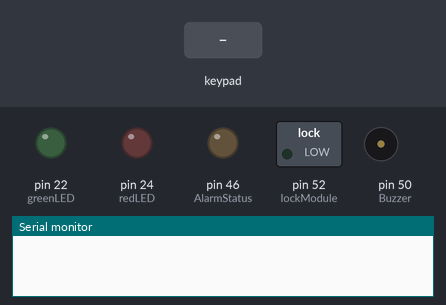
Recording of a sketch running on a simulated Arduino Mega 2560, built with avr-gcc and run on an emulated ATmega2560. On the bench: switched loads named in the sketch (green lamp = pin HIGH), output pins drawn as LEDs (lit = HIGH), buzzer (waves = sounding, pin HIGH), the last lines printed to the serial monitor. The test bench sets the inputs (shaded band). Pins used as bus, display or sensor lines are not drawn.

Above: at 1.2 s.
1.3 s: keypad keys 1 2 3 A pressed 0.4 s apart
At 3.8 s:
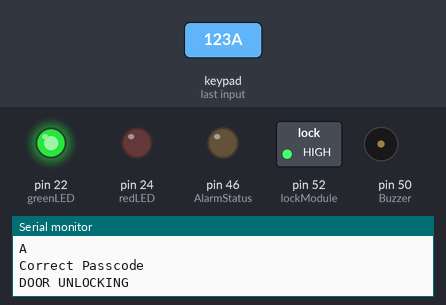
4.4 s: keypad keys 1 2 3 A # pressed 0.4 s apart
At 6.0 s:
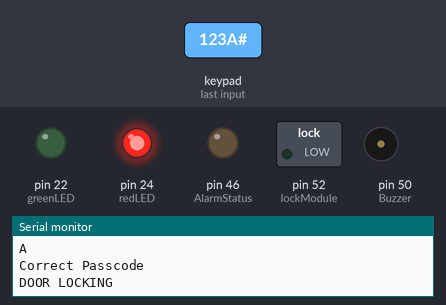
7.9 s: key 'B' pressed
9.4 s: key 'C' pressed
10.9 s: key '1' pressed
12.4 s: keypad keys 1 2 3 A * pressed 0.4 s apart
At 14.7 s:
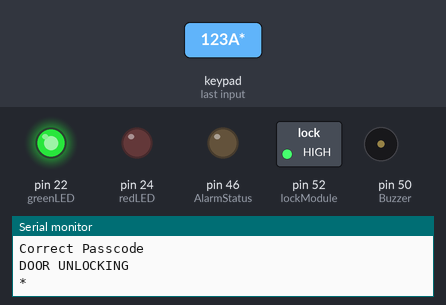
Timing chart, 0 to 16.2 s (numbered marks = the images above; inputs shaded):
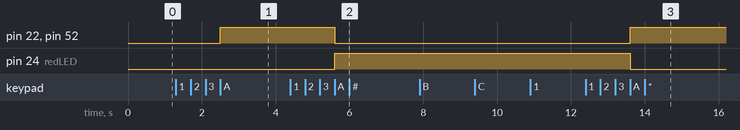

Measured:
- after the input at 1.3 s, pin 22 (greenLED), pin 52 (lockModule): LOW → HIGH after 1.2 s
- after the input at 4.4 s, pin 22 (greenLED), pin 52 (lockModule): HIGH → LOW after 1.2 s; pin 24 (redLED): LOW → HIGH after 1.2 s
- after the input at 12.4 s, pin 22 (greenLED), pin 52 (lockModule): LOW → HIGH after 1.2 s; pin 24 (redLED): HIGH → LOW after 1.2 s

The sketch:

mega_code.ino
```cpp
#include <Keypad.h>

//-----------Keypad---------------
const byte ROWS = 4;
const byte COLS = 4;

char hexaKeys[ROWS][COLS] = {
  {'1', '2', '3', 'A'},
  {'4', '5', '6', 'B'},
  {'7', '8', '9', 'C'},
  {'*', '0', '#', 'D'}
};

byte rowPins[ROWS] = {3, 4, 5, 6};
byte colPins[COLS] = {7, 8, 9, 10};

Keypad customKeypad = Keypad(makeKeymap(hexaKeys), rowPins, colPins, ROWS, COLS);

const String passcode = "123A";  // The correct passcode
String inputCode = "";           // Variable to store entered keys
const int maxInputLength = 4;    // Maximum length of the input
int numRetry = 0;
//-----------Keypad---------------

//----AlarmStatus----
#define AlarmStatus 46
//----AlarmStatus----

//----DoorStatus----
#define DoorStatus 48
//----DoorStatus----

//----Buzzer----
#define Buzzer 50
bool Buzz = false;
//----Buzzer----

//----Lock Module----
#define lockModule 52
bool ModuleState = false;
//----Lock Module----

//----LED----
#define greenLED 22
#define redLED 24
//----LED----

void setup()
{
  Serial.begin(115200);
  Serial1.begin(115200);
  pinMode(Buzzer, OUTPUT);
  pinMode(lockModule, OUTPUT);
  pinMode(greenLED, OUTPUT);
  pinMode(redLED, OUTPUT);
  pinMode(DoorStatus, OUTPUT);
  pinMode(AlarmStatus, OUTPUT);
  digitalWrite(DoorStatus, LOW);
  digitalWrite(AlarmStatus, LOW);
}

void loop()
{

  char customKey = customKeypad.getKey();

  if (customKey)
  {
    Serial.println(customKey);
    inputCode += customKey;      // Append the pressed key to the input code

    if (inputCode.length() == maxInputLength)
    {
      if (checkPasscode(inputCode)) //IF CORRECT PASSWORD
      {
        Serial.println("Correct Passcode");
        digitalWrite(Buzzer, LOW);        //Start of the code set buzzer to off
        digitalWrite(AlarmStatus, LOW);

        if (ModuleState == false) //IF DOOR LOCK MAKE IT UNLOCK
        {
          digitalWrite(lockModule, HIGH);
          digitalWrite(greenLED, HIGH);
          digitalWrite(redLED, LOW);
          ModuleState = true;  //invert current state to execute the next else code block
          Serial.println("DOOR UNLOCKING");
          digitalWrite(DoorStatus, HIGH);
        }
        else  //IF DOOR UNLOCK PRESS THEN MAKE IT LOCK
        {
          digitalWrite(lockModule, LOW);
          digitalWrite(redLED, HIGH);
          digitalWrite(greenLED, LOW);
          ModuleState = false;  //invert current state to execute the if code block
          Serial.println("DOOR LOCKING");
          digitalWrite(DoorStatus, LOW);
        }

        numRetry = 0; //Clear number of retires from the incorrect password block
      }

      else //IF INCORRECT PASSWORD
      {
        Serial.println("Incorrect Passcode");

        numRetry += 1;  //INCREMENT THE NUMBER OF RETRIES

        if (numRetry > 2)
        {
          digitalWrite(Buzzer, HIGH);
          Serial.println("BUZZING");
          digitalWrite(AlarmStatus, HIGH);
        }
        Serial.print("Numretry: ");
        Serial.println(numRetry);
      }
      inputCode = "";  // Reset the input code
    }
  }
}

bool checkPasscode(String input)
{
  return input == passcode;
}
```
